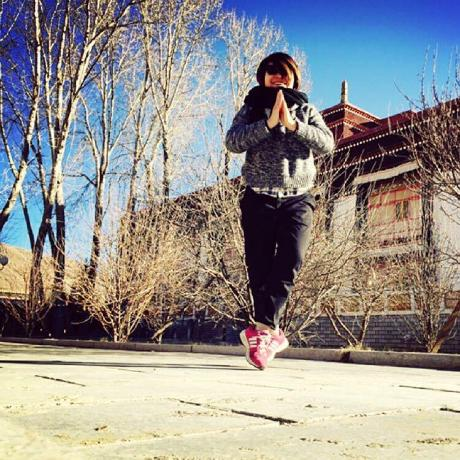
#> input picture demo.jpg, 460 x 460 px
$ python translation.py
#> lines starting #> are read from the running program, lines starting #| are printed output that depends on the picture
# -*- coding: utf-8 -*-
import cv2
import numpy as np

img = cv2.imread('demo.jpg',0)
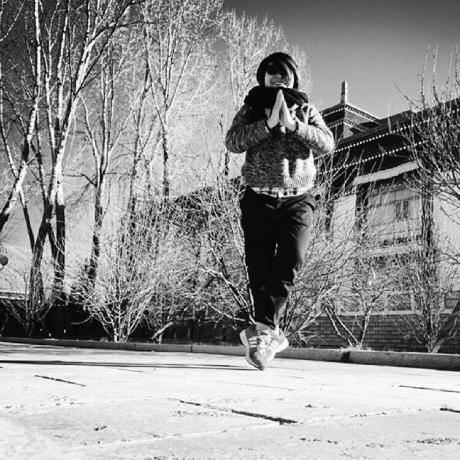
#> img: shape (460, 460); min 0, max 255, mean 145.1
rows,cols = img.shape # 默认返回行数，列数，通道数
#> rows = 460; cols = 460
# 构建平移矩阵
M = np.float32([[1,0,100],[0,1,50]])

# 调用warpAffine进行平移
# img 图像
# M 平移矩阵
# (width,height) 输出图像大小
dst = cv2.warpAffine(img,M,(cols,rows))
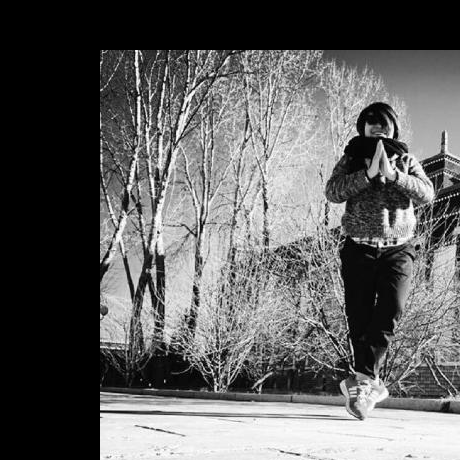
#> dst: shape (460, 460); min 0, max 255, mean 96.3
cv2.imshow('img',dst)
cv2.waitKey(0)
